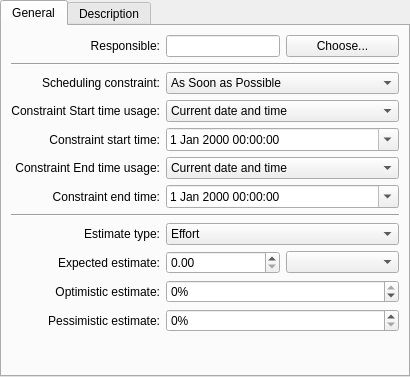
<?xml version="1.0" encoding="UTF-8"?>
<ui version="4.0">
 <author>Dag Andersen &lt;danders@get2net.dk&gt;</author>
 <class>KPlato::ConfigTaskPanelBase</class>
 <widget class="QWidget" name="KPlato::ConfigTaskPanelBase">
  <property name="geometry">
   <rect>
    <x>0</x>
    <y>0</y>
    <width>410</width>
    <height>377</height>
   </rect>
  </property>
  <layout class="QVBoxLayout" name="verticalLayout">
   <property name="margin">
    <number>0</number>
   </property>
   <item>
    <widget class="QTabWidget" name="tabWidget">
     <property name="currentIndex">
      <number>0</number>
     </property>
     <widget class="QWidget" name="tab">
      <attribute name="title">
       <string>General</string>
      </attribute>
      <layout class="QGridLayout" columnstretch="0,1" name="gridLayout">
       <item row="0" column="0">
        <widget class="QLabel" name="leaderlabel">
         <property name="whatsThis">
          <string>The person responsible for this task.

This is not limited to persons available in a resource group but can be anyone. You can even directly access your address book with the Choose button.</string>
         </property>
         <property name="text">
          <string>Responsible:</string>
         </property>
         <property name="wordWrap">
          <bool>false</bool>
         </property>
         <property name="alignment">
          <set>Qt::AlignRight|Qt::AlignTrailing|Qt::AlignVCenter</set>
         </property>
         <property name="buddy">
          <cstring>kcfg_Leader</cstring>
         </property>
        </widget>
       </item>
       <item row="0" column="1">
        <layout class="QHBoxLayout">
         <property name="margin">
          <number>0</number>
         </property>
         <item>
          <widget class="KLineEdit" name="kcfg_Leader">
           <property name="sizePolicy">
            <sizepolicy hsizetype="Preferred" vsizetype="Preferred">
             <horstretch>0</horstretch>
             <verstretch>0</verstretch>
            </sizepolicy>
           </property>
           <property name="whatsThis">
            <string>The person responsible for this task.

This is not limited to persons available in a resource group but can be anyone. You can even directly access your address book with the Choose button.</string>
           </property>
          </widget>
         </item>
         <item>
          <widget class="QPushButton" name="chooseLeader">
           <property name="toolTip">
            <string>Insert a person from your address book</string>
           </property>
           <property name="whatsThis">
            <string>Insert a person from your address book.</string>
           </property>
           <property name="text">
            <string>Choose...</string>
           </property>
           <property name="shortcut">
            <string/>
           </property>
          </widget>
         </item>
        </layout>
       </item>
       <item row="2" column="0">
        <widget class="QLabel" name="textLabel3">
         <property name="sizePolicy">
          <sizepolicy hsizetype="Preferred" vsizetype="Preferred">
           <horstretch>0</horstretch>
           <verstretch>0</verstretch>
          </sizepolicy>
         </property>
         <property name="text">
          <string>Scheduling constraint:</string>
         </property>
         <property name="wordWrap">
          <bool>false</bool>
         </property>
         <property name="alignment">
          <set>Qt::AlignRight|Qt::AlignTrailing|Qt::AlignVCenter</set>
         </property>
         <property name="buddy">
          <cstring>kcfg_ConstraintType</cstring>
         </property>
        </widget>
       </item>
       <item row="2" column="1">
        <widget class="KComboBox" name="kcfg_ConstraintType">
         <property name="sizePolicy">
          <sizepolicy hsizetype="Preferred" vsizetype="Fixed">
           <horstretch>0</horstretch>
           <verstretch>0</verstretch>
          </sizepolicy>
         </property>
         <item>
          <property name="text">
           <string>As Soon as Possible</string>
          </property>
         </item>
         <item>
          <property name="text">
           <string>As Late as Possible</string>
          </property>
         </item>
         <item>
          <property name="text">
           <string>Must Start On</string>
          </property>
         </item>
         <item>
          <property name="text">
           <string>Must Finish On</string>
          </property>
         </item>
         <item>
          <property name="text">
           <string>Start Not Earlier Than</string>
          </property>
         </item>
         <item>
          <property name="text">
           <string>Finish Not Later Than</string>
          </property>
         </item>
         <item>
          <property name="text">
           <string>Fixed Interval</string>
          </property>
         </item>
        </widget>
       </item>
       <item row="3" column="0">
        <widget class="QLabel" name="textLabel3_5">
         <property name="sizePolicy">
          <sizepolicy hsizetype="Preferred" vsizetype="Preferred">
           <horstretch>0</horstretch>
           <verstretch>0</verstretch>
          </sizepolicy>
         </property>
         <property name="text">
          <string>Constraint Start time usage:</string>
         </property>
         <property name="wordWrap">
          <bool>false</bool>
         </property>
         <property name="alignment">
          <set>Qt::AlignRight|Qt::AlignTrailing|Qt::AlignVCenter</set>
         </property>
         <property name="buddy">
          <cstring>kcfg_StartTimeUsage</cstring>
         </property>
        </widget>
       </item>
       <item row="3" column="1">
        <widget class="KComboBox" name="kcfg_StartTimeUsage">
         <property name="sizePolicy">
          <sizepolicy hsizetype="Preferred" vsizetype="Fixed">
           <horstretch>0</horstretch>
           <verstretch>0</verstretch>
          </sizepolicy>
         </property>
         <item>
          <property name="text">
           <string>Current date and time</string>
          </property>
         </item>
         <item>
          <property name="text">
           <string>Current date, specified time</string>
          </property>
         </item>
         <item>
          <property name="text">
           <string>Specified date and time</string>
          </property>
         </item>
        </widget>
       </item>
       <item row="4" column="0">
        <widget class="QLabel" name="textLabel3_3">
         <property name="sizePolicy">
          <sizepolicy hsizetype="Preferred" vsizetype="Preferred">
           <horstretch>0</horstretch>
           <verstretch>0</verstretch>
          </sizepolicy>
         </property>
         <property name="text">
          <string>Constraint start time:</string>
         </property>
         <property name="wordWrap">
          <bool>false</bool>
         </property>
         <property name="alignment">
          <set>Qt::AlignRight|Qt::AlignTrailing|Qt::AlignVCenter</set>
         </property>
         <property name="buddy">
          <cstring>kcfg_ConstraintStartTime</cstring>
         </property>
        </widget>
       </item>
       <item row="4" column="1">
        <widget class="QDateTimeEdit" name="kcfg_ConstraintStartTime">
         <property name="calendarPopup">
          <bool>true</bool>
         </property>
        </widget>
       </item>
       <item row="5" column="0">
        <widget class="QLabel" name="textLabel3_6">
         <property name="sizePolicy">
          <sizepolicy hsizetype="Preferred" vsizetype="Preferred">
           <horstretch>0</horstretch>
           <verstretch>0</verstretch>
          </sizepolicy>
         </property>
         <property name="text">
          <string>Constraint End time usage:</string>
         </property>
         <property name="wordWrap">
          <bool>false</bool>
         </property>
         <property name="alignment">
          <set>Qt::AlignRight|Qt::AlignTrailing|Qt::AlignVCenter</set>
         </property>
         <property name="buddy">
          <cstring>kcfg_EndTimeUsage</cstring>
         </property>
        </widget>
       </item>
       <item row="5" column="1">
        <widget class="KComboBox" name="kcfg_EndTimeUsage">
         <property name="sizePolicy">
          <sizepolicy hsizetype="Preferred" vsizetype="Fixed">
           <horstretch>0</horstretch>
           <verstretch>0</verstretch>
          </sizepolicy>
         </property>
         <item>
          <property name="text">
           <string>Current date and time</string>
          </property>
         </item>
         <item>
          <property name="text">
           <string>Current date, specified time</string>
          </property>
         </item>
         <item>
          <property name="text">
           <string>Specified date and time</string>
          </property>
         </item>
        </widget>
       </item>
       <item row="6" column="0">
        <widget class="QLabel" name="textLabel3_4">
         <property name="sizePolicy">
          <sizepolicy hsizetype="Preferred" vsizetype="Preferred">
           <horstretch>0</horstretch>
           <verstretch>0</verstretch>
          </sizepolicy>
         </property>
         <property name="text">
          <string>Constraint end time:</string>
         </property>
         <property name="wordWrap">
          <bool>false</bool>
         </property>
         <property name="alignment">
          <set>Qt::AlignRight|Qt::AlignTrailing|Qt::AlignVCenter</set>
         </property>
         <property name="buddy">
          <cstring>kcfg_ConstraintEndTime</cstring>
         </property>
        </widget>
       </item>
       <item row="6" column="1">
        <widget class="QDateTimeEdit" name="kcfg_ConstraintEndTime">
         <property name="calendarPopup">
          <bool>true</bool>
         </property>
        </widget>
       </item>
       <item row="7" column="0" colspan="2">
        <widget class="Line" name="line">
         <property name="orientation">
          <enum>Qt::Horizontal</enum>
         </property>
        </widget>
       </item>
       <item row="8" column="0">
        <widget class="QLabel" name="textLabel3_7">
         <property name="sizePolicy">
          <sizepolicy hsizetype="Preferred" vsizetype="Preferred">
           <horstretch>0</horstretch>
           <verstretch>0</verstretch>
          </sizepolicy>
         </property>
         <property name="text">
          <string>Estimate type:</string>
         </property>
         <property name="wordWrap">
          <bool>false</bool>
         </property>
         <property name="alignment">
          <set>Qt::AlignRight|Qt::AlignTrailing|Qt::AlignVCenter</set>
         </property>
         <property name="buddy">
          <cstring>kcfg_EstimateType</cstring>
         </property>
        </widget>
       </item>
       <item row="8" column="1">
        <widget class="KComboBox" name="kcfg_EstimateType">
         <property name="sizePolicy">
          <sizepolicy hsizetype="Preferred" vsizetype="Fixed">
           <horstretch>0</horstretch>
           <verstretch>0</verstretch>
          </sizepolicy>
         </property>
         <property name="editable">
          <bool>false</bool>
         </property>
         <item>
          <property name="text">
           <string>Effort</string>
          </property>
         </item>
         <item>
          <property name="text">
           <string>Duration</string>
          </property>
         </item>
        </widget>
       </item>
       <item row="9" column="0">
        <widget class="QLabel" name="textLabel3_8">
         <property name="sizePolicy">
          <sizepolicy hsizetype="Preferred" vsizetype="Preferred">
           <horstretch>0</horstretch>
           <verstretch>0</verstretch>
          </sizepolicy>
         </property>
         <property name="text">
          <string>Expected estimate:</string>
         </property>
         <property name="wordWrap">
          <bool>false</bool>
         </property>
         <property name="alignment">
          <set>Qt::AlignRight|Qt::AlignTrailing|Qt::AlignVCenter</set>
         </property>
         <property name="buddy">
          <cstring>kcfg_ExpectedEstimate</cstring>
         </property>
        </widget>
       </item>
       <item row="9" column="1">
        <layout class="QHBoxLayout" name="horizontalLayout">
         <item>
          <widget class="KPlato::DurationSpinBox" name="kcfg_ExpectedEstimate"/>
         </item>
         <item>
          <widget class="KPlato::MyComboBox" name="kcfg_Unit"/>
         </item>
        </layout>
       </item>
       <item row="10" column="0">
        <widget class="QLabel" name="textLabel1_3">
         <property name="sizePolicy">
          <sizepolicy hsizetype="Preferred" vsizetype="Preferred">
           <horstretch>0</horstretch>
           <verstretch>0</verstretch>
          </sizepolicy>
         </property>
         <property name="text">
          <string>Optimistic estimate:</string>
         </property>
         <property name="wordWrap">
          <bool>false</bool>
         </property>
         <property name="alignment">
          <set>Qt::AlignRight|Qt::AlignTrailing|Qt::AlignVCenter</set>
         </property>
         <property name="buddy">
          <cstring>kcfg_OptimisticRatio</cstring>
         </property>
        </widget>
       </item>
       <item row="10" column="1">
        <widget class="QSpinBox" name="kcfg_OptimisticRatio">
         <property name="suffix">
          <string>%</string>
         </property>
         <property name="minimum">
          <number>-99</number>
         </property>
         <property name="maximum">
          <number>0</number>
         </property>
        </widget>
       </item>
       <item row="11" column="0">
        <widget class="QLabel" name="textLabel2_2">
         <property name="sizePolicy">
          <sizepolicy hsizetype="Preferred" vsizetype="Preferred">
           <horstretch>0</horstretch>
           <verstretch>0</verstretch>
          </sizepolicy>
         </property>
         <property name="text">
          <string>Pessimistic estimate:</string>
         </property>
         <property name="alignment">
          <set>Qt::AlignRight|Qt::AlignTrailing|Qt::AlignVCenter</set>
         </property>
         <property name="wordWrap">
          <bool>false</bool>
         </property>
         <property name="buddy">
          <cstring>kcfg_PessimisticRatio</cstring>
         </property>
        </widget>
       </item>
       <item row="11" column="1">
        <widget class="QSpinBox" name="kcfg_PessimisticRatio">
         <property name="suffix">
          <string>%</string>
         </property>
         <property name="maximum">
          <number>999</number>
         </property>
        </widget>
       </item>
       <item row="12" column="0">
        <spacer name="verticalSpacer">
         <property name="orientation">
          <enum>Qt::Vertical</enum>
         </property>
         <property name="sizeHint" stdset="0">
          <size>
           <width>20</width>
           <height>40</height>
          </size>
         </property>
        </spacer>
       </item>
       <item row="1" column="0" colspan="2">
        <widget class="Line" name="line_2">
         <property name="orientation">
          <enum>Qt::Horizontal</enum>
         </property>
        </widget>
       </item>
      </layout>
     </widget>
     <widget class="QWidget" name="widget">
      <attribute name="title">
       <string>Description</string>
      </attribute>
      <layout class="QVBoxLayout" name="verticalLayout_2">
       <item>
        <widget class="KToolBar" name="toolbar" native="true">
         <property name="minimumSize">
          <size>
           <width>0</width>
           <height>10</height>
          </size>
         </property>
        </widget>
       </item>
       <item>
        <widget class="KRichTextWidget" name="kcfg_Description"/>
       </item>
      </layout>
     </widget>
    </widget>
   </item>
  </layout>
 </widget>
 <customwidgets>
  <customwidget>
   <class>KRichTextEdit</class>
   <extends>KTextEdit</extends>
   <header>krichtextedit.h</header>
  </customwidget>
  <customwidget>
   <class>KLineEdit</class>
   <extends>QLineEdit</extends>
   <header>klineedit.h</header>
   <container>1</container>
  </customwidget>
  <customwidget>
   <class>KComboBox</class>
   <extends>QComboBox</extends>
   <header>kcombobox.h</header>
  </customwidget>
  <customwidget>
   <class>KTextEdit</class>
   <extends>QTextEdit</extends>
   <header>ktextedit.h</header>
  </customwidget>
  <customwidget>
   <class>KRichTextWidget</class>
   <extends>KRichTextEdit</extends>
   <header>krichtextwidget.h</header>
  </customwidget>
  <customwidget>
   <class>KToolBar</class>
   <extends>QWidget</extends>
   <header location="global">KToolBar</header>
   <container>1</container>
  </customwidget>
  <customwidget>
   <class>KPlato::DurationSpinBox</class>
   <extends>QDoubleSpinBox</extends>
   <header>kptdurationspinbox.h</header>
  </customwidget>
  <customwidget>
   <class>KPlato::MyComboBox</class>
   <extends>QComboBox</extends>
   <header>kptmycombobox_p.h</header>
  </customwidget>
 </customwidgets>
 <tabstops>
  <tabstop>kcfg_Leader</tabstop>
  <tabstop>chooseLeader</tabstop>
  <tabstop>kcfg_ConstraintType</tabstop>
  <tabstop>kcfg_StartTimeUsage</tabstop>
  <tabstop>kcfg_ConstraintStartTime</tabstop>
  <tabstop>kcfg_EndTimeUsage</tabstop>
  <tabstop>kcfg_ConstraintEndTime</tabstop>
  <tabstop>kcfg_EstimateType</tabstop>
  <tabstop>kcfg_ExpectedEstimate</tabstop>
  <tabstop>kcfg_Unit</tabstop>
  <tabstop>kcfg_OptimisticRatio</tabstop>
  <tabstop>kcfg_PessimisticRatio</tabstop>
  <tabstop>kcfg_Description</tabstop>
 </tabstops>
 <resources/>
 <connections/>
</ui>
